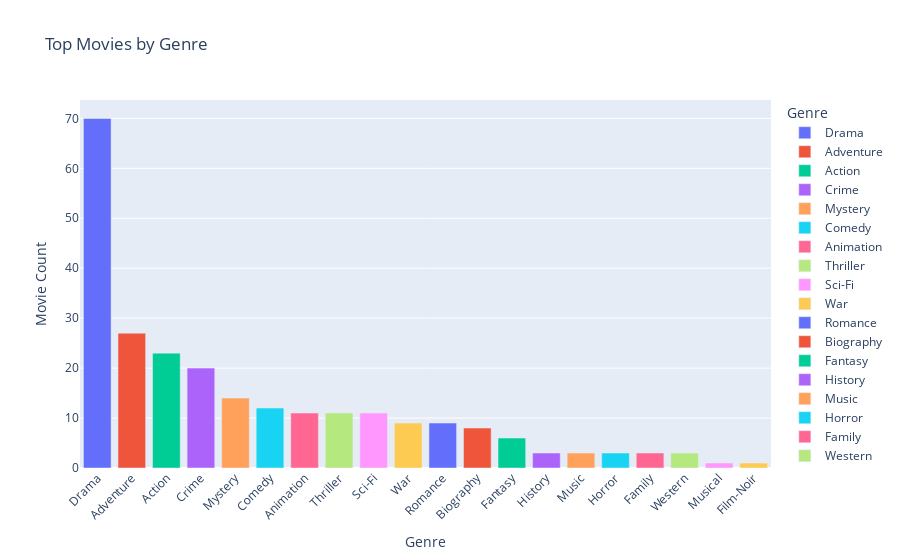

Write notebook code for a chart like this one.
### Code cell
x = genre_counts.index
y = genre_counts.values
color = x
labels = {'y': 'Movie Count', 'genre': 'Genre'}
title = 'Top Movies by Genre'

fig = plotly_bar_graph(genre_counts, x, y, color, labels, title)

fig.show()

### Figure 1 — Plotly figure (JSON) as saved in the notebook; plotly's stock layout.template omitted (floating-point values rounded to 4 significant figures)
{"data": [{"alignmentgroup": "True", "hovertemplate": "Genre=%{x}<br>Movie Count=%{y}<extra></extra>", "legendgroup": "Drama", "marker": {"color": "#636efa", "pattern": {"shape": ""}}, "name": "Drama", "offsetgroup": "Drama", "orientation": "v", "showlegend": true, "textposition": "auto", "type": "bar", "x": ["Drama"], "xaxis": "x", "y": [70], "yaxis": "y"}, {"alignmentgroup": "True", "hovertemplate": "Genre=%{x}<br>Movie Count=%{y}<extra></extra>", "legendgroup": "Adventure", "marker": {"color": "#EF553B", "pattern": {"shape": ""}}, "name": "Adventure", "offsetgroup": "Adventure", "orientation": "v", "showlegend": true, "textposition": "auto", "type": "bar", "x": ["Adventure"], "xaxis": "x", "y": [27], "yaxis": "y"}, {"alignmentgroup": "True", "hovertemplate": "Genre=%{x}<br>Movie Count=%{y}<extra></extra>", "legendgroup": "Action", "marker": {"color": "#00cc96", "pattern": {"shape": ""}}, "name": "Action", "offsetgroup": "Action", "orientation": "v", "showlegend": true, "textposition": "auto", "type": "bar", "x": ["Action"], "xaxis": "x", "y": [23], "yaxis": "y"}, {"alignmentgroup": "True", "hovertemplate": "Genre=%{x}<br>Movie Count=%{y}<extra></extra>", "legendgroup": "Crime", "marker": {"color": "#ab63fa", "pattern": {"shape": ""}}, "name": "Crime", "offsetgroup": "Crime", "orientation": "v", "showlegend": true, "textposition": "auto", "type": "bar", "x": ["Crime"], "xaxis": "x", "y": [20], "yaxis": "y"}, {"alignmentgroup": "True", "hovertemplate": "Genre=%{x}<br>Movie Count=%{y}<extra></extra>", "legendgroup": "Mystery", "marker": {"color": "#FFA15A", "pattern": {"shape": ""}}, "name": "Mystery", "offsetgroup": "Mystery", "orientation": "v", "showlegend": true, "textposition": "auto", "type": "bar", "x": ["Mystery"], "xaxis": "x", "y": [14], "yaxis": "y"}, {"alignmentgroup": "True", "hovertemplate": "Genre=%{x}<br>Movie Count=%{y}<extra></extra>", "legendgroup": "Comedy", "marker": {"color": "#19d3f3", "pattern": {"shape": ""}}, "name": "Comedy", "offsetgroup": "Comedy", "orientation": "v", "showlegend": true, "textposition": "auto", "type": "bar", "x": ["Comedy"], "xaxis": "x", "y": [12], "yaxis": "y"}, {"alignmentgroup": "True", "hovertemplate": "Genre=%{x}<br>Movie Count=%{y}<extra></extra>", "legendgroup": "Animation", "marker": {"color": "#FF6692", "pattern": {"shape": ""}}, "name": "Animation", "offsetgroup": "Animation", "orientation": "v", "showlegend": true, "textposition": "auto", "type": "bar", "x": ["Animation"], "xaxis": "x", "y": [11], "yaxis": "y"}, {"alignmentgroup": "True", "hovertemplate": "Genre=%{x}<br>Movie Count=%{y}<extra></extra>", "legendgroup": "Thriller", "marker": {"color": "#B6E880", "pattern": {"shape": ""}}, "name": "Thriller", "offsetgroup": "Thriller", "orientation": "v", "showlegend": true, "textposition": "auto", "type": "bar", "x": ["Thriller"], "xaxis": "x", "y": [11], "yaxis": "y"}, {"alignmentgroup": "True", "hovertemplate": "Genre=%{x}<br>Movie Count=%{y}<extra></extra>", "legendgroup": "Sci-Fi", "marker": {"color": "#FF97FF", "pattern": {"shape": ""}}, "name": "Sci-Fi", "offsetgroup": "Sci-Fi", "orientation": "v", "showlegend": true, "textposition": "auto", "type": "bar", "x": ["Sci-Fi"], "xaxis": "x", "y": [11], "yaxis": "y"}, {"alignmentgroup": "True", "hovertemplate": "Genre=%{x}<br>Movie Count=%{y}<extra></extra>", "legendgroup": "War", "marker": {"color": "#FECB52", "pattern": {"shape": ""}}, "name": "War", "offsetgroup": "War", "orientation": "v", "showlegend": true, "textposition": "auto", "type": "bar", "x": ["War"], "xaxis": "x", "y": [9], "yaxis": "y"}, {"alignmentgroup": "True", "hovertemplate": "Genre=%{x}<br>Movie Count=%{y}<extra></extra>", "legendgroup": "Romance", "marker": {"color": "#636efa", "pattern": {"shape": ""}}, "name": "Romance", "offsetgroup": "Romance", "orientation": "v", "showlegend": true, "textposition": "auto", "type": "bar", "x": ["Romance"], "xaxis": "x", "y": [9], "yaxis": "y"}, {"alignmentgroup": "True", "hovertemplate": "Genre=%{x}<br>Movie Count=%{y}<extra></extra>", "legendgroup": "Biography", "marker": {"color": "#EF553B", "pattern": {"shape": ""}}, "name": "Biography", "offsetgroup": "Biography", "orientation": "v", "showlegend": true, "textposition": "auto", "type": "bar", "x": ["Biography"], "xaxis": "x", "y": [8], "yaxis": "y"}, {"alignmentgroup": "True", "hovertemplate": "Genre=%{x}<br>Movie Count=%{y}<extra></extra>", "legendgroup": "Fantasy", "marker": {"color": "#00cc96", "pattern": {"shape": ""}}, "name": "Fantasy", "offsetgroup": "Fantasy", "orientation": "v", "showlegend": true, "textposition": "auto", "type": "bar", "x": ["Fantasy"], "xaxis": "x", "y": [6], "yaxis": "y"}, {"alignmentgroup": "True", "hovertemplate": "Genre=%{x}<br>Movie Count=%{y}<extra></extra>", "legendgroup": "History", "marker": {"color": "#ab63fa", "pattern": {"shape": ""}}, "name": "History", "offsetgroup": "History", "orientation": "v", "showlegend": true, "textposition": "auto", "type": "bar", "x": ["History"], "xaxis": "x", "y": [3], "yaxis": "y"}, {"alignmentgroup": "True", "hovertemplate": "Genre=%{x}<br>Movie Count=%{y}<extra></extra>", "legendgroup": "Music", "marker": {"color": "#FFA15A", "pattern": {"shape": ""}}, "name": "Music", "offsetgroup": "Music", "orientation": "v", "showlegend": true, "textposition": "auto", "type": "bar", "x": ["Music"], "xaxis": "x", "y": [3], "yaxis": "y"}, {"alignmentgroup": "True", "hovertemplate": "Genre=%{x}<br>Movie Count=%{y}<extra></extra>", "legendgroup": "Horror", "marker": {"color": "#19d3f3", "pattern": {"shape": ""}}, "name": "Horror", "offsetgroup": "Horror", "orientation": "v", "showlegend": true, "textposition": "auto", "type": "bar", "x": ["Horror"], "xaxis": "x", "y": [3], "yaxis": "y"}, {"alignmentgroup": "True", "hovertemplate": "Genre=%{x}<br>Movie Count=%{y}<extra></extra>", "legendgroup": "Family", "marker": {"color": "#FF6692", "pattern": {"shape": ""}}, "name": "Family", "offsetgroup": "Family", "orientation": "v", "showlegend": true, "textposition": "auto", "type": "bar", "x": ["Family"], "xaxis": "x", "y": [3], "yaxis": "y"}, {"alignmentgroup": "True", "hovertemplate": "Genre=%{x}<br>Movie Count=%{y}<extra></extra>", "legendgroup": "Western", "marker": {"color": "#B6E880", "pattern": {"shape": ""}}, "name": "Western", "offsetgroup": "Western", "orientation": "v", "showlegend": true, "textposition": "auto", "type": "bar", "x": ["Western"], "xaxis": "x", "y": [3], "yaxis": "y"}, {"alignmentgroup": "True", "hovertemplate": "Genre=%{x}<br>Movie Count=%{y}<extra></extra>", "legendgroup": "Musical", "marker": {"color": "#FF97FF", "pattern": {"shape": ""}}, "name": "Musical", "offsetgroup": "Musical", "orientation": "v", "showlegend": true, "textposition": "auto", "type": "bar", "x": ["Musical"], "xaxis": "x", "y": [1], "yaxis": "y"}, {"alignmentgroup": "True", "hovertemplate": "Genre=%{x}<br>Movie Count=%{y}<extra></extra>", "legendgroup": "Film-Noir", "marker": {"color": "#FECB52", "pattern": {"shape": ""}}, "name": "Film-Noir", "offsetgroup": "Film-Noir", "orientation": "v", "showlegend": true, "textposition": "auto", "type": "bar", "x": ["Film-Noir"], "xaxis": "x", "y": [1], "yaxis": "y"}], "layout": {"barmode": "relative", "legend": {"title": {"text": "Genre"}, "tracegroupgap": 0}, "title": {"text": "Top Movies by Genre"}, "xaxis": {"anchor": "y", "categoryarray": ["Drama", "Adventure", "Action", "Crime", "Mystery", "Comedy", "Animation", "Thriller", "Sci-Fi", "War", "Romance", "Biography", "Fantasy", "History", "Music", "Horror", "Family", "Western", "Musical", "Film-Noir"], "categoryorder": "array", "domain": [0, 1], "tickangle": -45, "title": {"text": "Genre"}}, "yaxis": {"anchor": "x", "domain": [0, 1], "title": {"text": "Movie Count"}}}}
